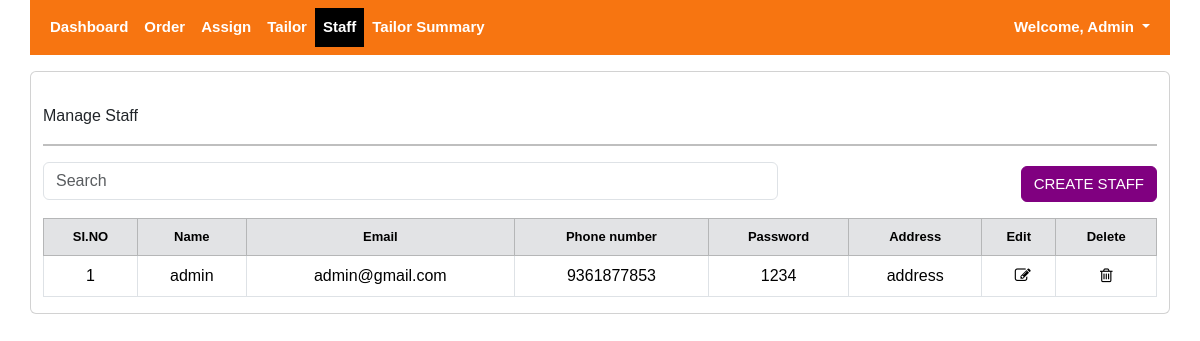
Page /manage_staff.php (signed in) on the committed database.
### tables this page shows
CREATE TABLE `manage_staff` (
  `ID` int(100) NOT NULL,
  `Name` varchar(500) NOT NULL,
  `Email` varchar(500) NOT NULL,
  `Phone_Number` varchar(500) NOT NULL,
  `Password` varchar(500) NOT NULL,
  `Address` varchar(500) NOT NULL
);

### manage_staff.php (the view, shortened to what this page needs)
<?php
include 'connection.php';
$sql = "SELECT * FROM manage_staff";
$result = $conn->query($sql);
?>
<!DOCTYPE html>
<html lang="en">
<head>
  <?php
  include 'includes/head.php';
  ?>
  <link rel="stylesheet" href="assets/css/style.css" />
</head>
<body>
  <?php
  include 'includes/header.php';
  ?>
  <div class="col-md-12  scrollable-content">
    <div class="container  card mt-3  mt-2">
      <div class="mt-3">
        <P class="mt-3 ">Manage Staff</P>
        <hr style="border: 1px solid black;">
        <div class="row mb-3">
          <div class="col-md-8 ">
            <input type="text" placeholder="Search" class="w-100 form-control" id="searchInput" />
          </div>
          <div class="col-md-4 text-end">
            <a href="add_staff.php" class="btn btn-primary mt-1 order">CREATE STAFF</a>
          </div>
        </div>
        <div class="table-responsive  ">
          <table class="table  table-bordered text-center ">
            <thead class="table-secondary">
              <tr>
                <th scope="col">SI.NO</th>
                <th scope="col">Name</th>
                <th scope="col">Email</th>
                <th scope="col">Phone number</th>
                <th scope="col">Password</th>
                <th scope="col">Address</th>
                <th scope="col">Edit</th>
                <th scope="col">Delete</th>
              </tr>
            </thead>
            <tbody class="">
              <?php
              $siNo = 1;
              if ($result->num_rows > 0) {
                while ($row = $result->fetch_assoc()) {
                  echo "<tr>";
                  echo "<td>" . $siNo . "</td>";
                  echo "<td>" . $row["Name"] . "</td>";
                  echo "<td>" . $row["Email"] . "</td>";
                  echo "<td>" . $row["Phone_Number"] . "</td>";
                  echo "<td>" . $row["Password"] . "</td>";
                  echo "<td>" . $row["Address"] . "</td>";
                  echo "<td><a href='add_staff.php?edit_id=" . $row['ID'] . "'><i class='fa fa-edit ms-2'></i></a></td>";
                  echo "<td><a href='deletestaff.php?id=" . $row["ID"] . "' onclick='return confirm(\"Are you sure you want to delete this staff member?\");'><i class='fa fa-trash-o'></i></a></td>";
                  echo "</tr>";
                  $siNo++;
                }
              } else {
                echo "No data available";
              }
              ?>
            </tbody>
          </table>
        </div>
      </div>
    </div>
  </div>
</body>
</html>

### assets/css/style.css (style rules this page uses)
:root { --inputcolor: #FFC107; --textwhitecolor: white; --submitcbtnbg: rebeccapurple; --input_green: lightgreen; --input_yellow: yellow; }
td, th { white-space: nowrap; text-align: center; }
a { color: inherit; }
p, div, h1, h2, h3, h4, h5, h6, body { padding: 0px; margin: 0px; box-sizing: 0px; font-family: sans-serif; }
table { border-collapse: collapse; width: 100%; }
.order { font-size: 15px; background: purple; border: 1px solid purple; }
thead { font-size: 13px; }

### rows in the picture
manage_staff: Name "admin", Email "admin@gmail.com", Phone_Number "9361877853", Password "1234", Address "address"

### other values in the picture
$_SESSION["Name"] "Admin"
